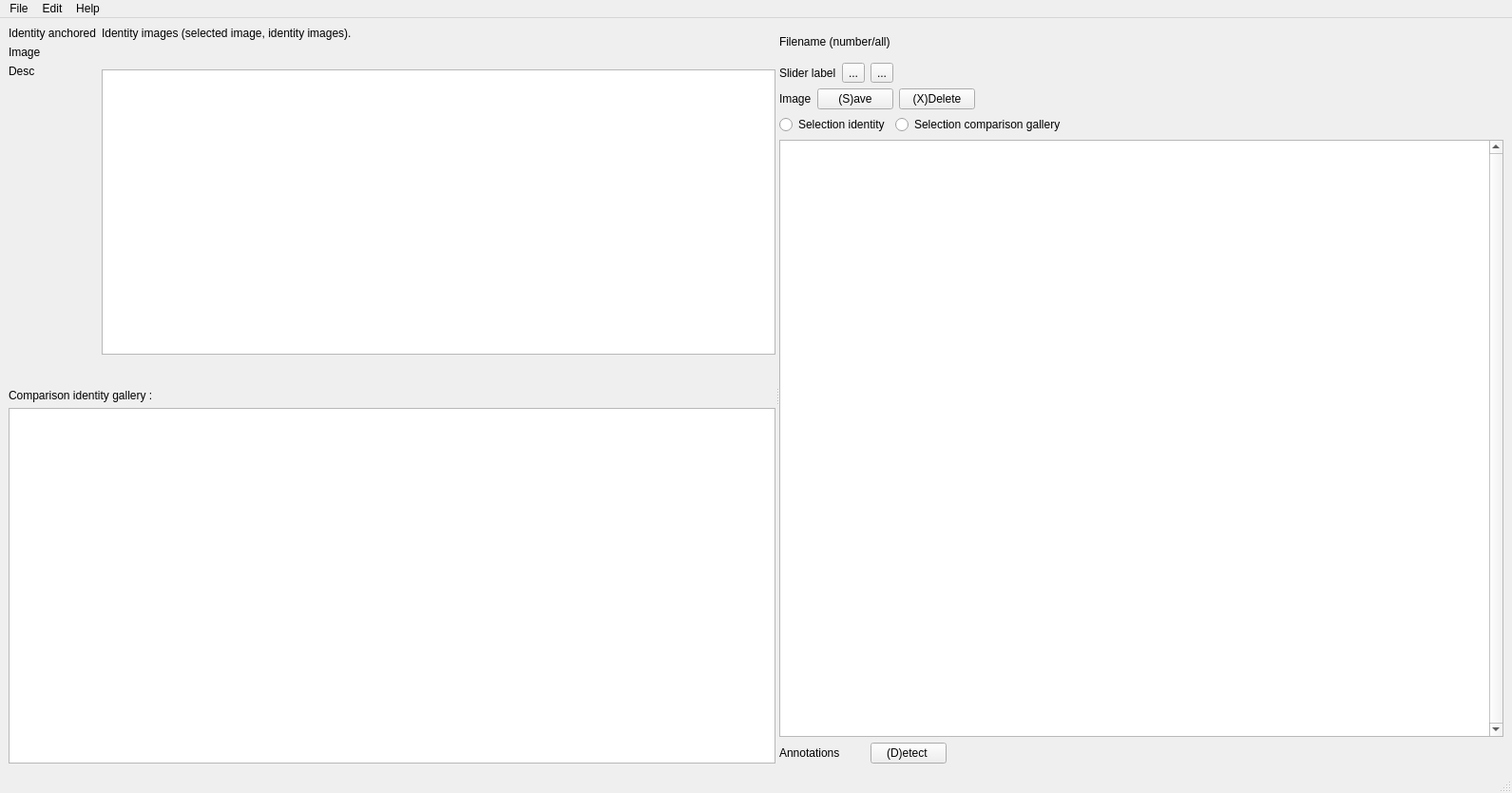
<?xml version="1.0" encoding="UTF-8"?>
<ui version="4.0">
 <class>MainWindow</class>
 <widget class="QMainWindow" name="MainWindow">
  <property name="geometry">
   <rect>
    <x>0</x>
    <y>0</y>
    <width>1591</width>
    <height>834</height>
   </rect>
  </property>
  <property name="windowTitle">
   <string>YAYA - YOLO annoter</string>
  </property>
  <widget class="QWidget" name="centralwidget">
   <property name="sizePolicy">
    <sizepolicy hsizetype="Expanding" vsizetype="Expanding">
     <horstretch>0</horstretch>
     <verstretch>0</verstretch>
    </sizepolicy>
   </property>
   <layout class="QGridLayout" name="gridLayout">
    <item row="1" column="0">
     <widget class="QSplitter" name="splitter_4">
      <property name="sizePolicy">
       <sizepolicy hsizetype="Expanding" vsizetype="Expanding">
        <horstretch>0</horstretch>
        <verstretch>0</verstretch>
       </sizepolicy>
      </property>
      <property name="orientation">
       <enum>Qt::Horizontal</enum>
      </property>
      <widget class="QWidget" name="verticalLayoutWidget">
       <layout class="QVBoxLayout" name="verticalLayoutLeft">
        <property name="sizeConstraint">
         <enum>QLayout::SetMaximumSize</enum>
        </property>
        <item>
         <layout class="QHBoxLayout" name="horizontalLayout_9">
          <property name="sizeConstraint">
           <enum>QLayout::SetMinimumSize</enum>
          </property>
          <item>
           <layout class="QVBoxLayout" name="verticalLayout">
            <item>
             <widget class="QLabel" name="label_6">
              <property name="text">
               <string>Identity anchored</string>
              </property>
             </widget>
            </item>
            <item>
             <widget class="QLabel" name="imagePreview">
              <property name="maximumSize">
               <size>
                <width>16777215</width>
                <height>250</height>
               </size>
              </property>
              <property name="text">
               <string>Image</string>
              </property>
             </widget>
            </item>
            <item>
             <widget class="QLabel" name="imageDesc">
              <property name="text">
               <string>Desc</string>
              </property>
             </widget>
            </item>
            <item>
             <spacer name="verticalSpacer_2">
              <property name="orientation">
               <enum>Qt::Vertical</enum>
              </property>
              <property name="sizeHint" stdset="0">
               <size>
                <width>20</width>
                <height>40</height>
               </size>
              </property>
             </spacer>
            </item>
           </layout>
          </item>
          <item>
           <layout class="QVBoxLayout" name="verticalLayout_2">
            <item>
             <widget class="QLabel" name="label_3">
              <property name="text">
               <string>Identity images (selected image, identity images).</string>
              </property>
             </widget>
            </item>
            <item>
             <widget class="QListWidget" name="identityGallery">
              <property name="minimumSize">
               <size>
                <width>0</width>
                <height>300</height>
               </size>
              </property>
              <property name="maximumSize">
               <size>
                <width>16777215</width>
                <height>250</height>
               </size>
              </property>
             </widget>
            </item>
            <item>
             <spacer name="verticalSpacer">
              <property name="orientation">
               <enum>Qt::Vertical</enum>
              </property>
              <property name="sizeHint" stdset="0">
               <size>
                <width>20</width>
                <height>40</height>
               </size>
              </property>
             </spacer>
            </item>
           </layout>
          </item>
         </layout>
        </item>
        <item>
         <widget class="QLabel" name="label_7">
          <property name="text">
           <string>Comparison identity gallery :</string>
          </property>
         </widget>
        </item>
        <item>
         <widget class="QListWidget" name="identityCompareGallery">
          <property name="sizePolicy">
           <sizepolicy hsizetype="Expanding" vsizetype="Expanding">
            <horstretch>0</horstretch>
            <verstretch>0</verstretch>
           </sizepolicy>
          </property>
         </widget>
        </item>
       </layout>
      </widget>
      <widget class="QWidget" name="layoutWidget">
       <layout class="QVBoxLayout" name="verticalLayoutRight">
        <property name="sizeConstraint">
         <enum>QLayout::SetMaximumSize</enum>
        </property>
        <item>
         <widget class="QLabel" name="fileLabel">
          <property name="enabled">
           <bool>true</bool>
          </property>
          <property name="sizePolicy">
           <sizepolicy hsizetype="Preferred" vsizetype="Fixed">
            <horstretch>0</horstretch>
            <verstretch>0</verstretch>
           </sizepolicy>
          </property>
          <property name="minimumSize">
           <size>
            <width>300</width>
            <height>32</height>
           </size>
          </property>
          <property name="text">
           <string>Filename (number/all)</string>
          </property>
         </widget>
        </item>
        <item>
         <layout class="QHBoxLayout" name="sliderLayout">
          <item>
           <widget class="QLabel" name="fileNumberSliderLabel">
            <property name="text">
             <string>Slider label</string>
            </property>
           </widget>
          </item>
          <item>
           <widget class="QToolButton" name="prevFileButton">
            <property name="text">
             <string>...</string>
            </property>
            <property name="icon">
             <iconset resource="icons/tango.qrc">
              <normaloff>:/icons/16x16/media-skip-backward.png</normaloff>:/icons/16x16/media-skip-backward.png</iconset>
            </property>
            <property name="shortcut">
             <string>,</string>
            </property>
           </widget>
          </item>
          <item>
           <widget class="QToolButton" name="nextFileButton">
            <property name="text">
             <string>...</string>
            </property>
            <property name="icon">
             <iconset resource="icons/tango.qrc">
              <normaloff>:/icons/16x16/media-skip-forward.png</normaloff>:/icons/16x16/media-skip-forward.png</iconset>
            </property>
            <property name="shortcut">
             <string>.</string>
            </property>
           </widget>
          </item>
          <item>
           <spacer name="horizontalSpacer_4">
            <property name="orientation">
             <enum>Qt::Horizontal</enum>
            </property>
            <property name="sizeHint" stdset="0">
             <size>
              <width>40</width>
              <height>20</height>
             </size>
            </property>
           </spacer>
          </item>
         </layout>
        </item>
        <item>
         <layout class="QHBoxLayout" name="horizontalLayout_2">
          <item>
           <widget class="QLabel" name="label_2">
            <property name="text">
             <string>Image</string>
            </property>
           </widget>
          </item>
          <item>
           <widget class="QPushButton" name="SaveFileAnnotationsButton">
            <property name="text">
             <string>(S)ave</string>
            </property>
            <property name="icon">
             <iconset resource="icons/tango.qrc">
              <normaloff>:/icons/16x16/document-save-as.png</normaloff>:/icons/16x16/document-save-as.png</iconset>
            </property>
            <property name="shortcut">
             <string>S</string>
            </property>
           </widget>
          </item>
          <item>
           <widget class="QPushButton" name="DeleteImageAnnotationsButton">
            <property name="text">
             <string>(X)Delete</string>
            </property>
            <property name="icon">
             <iconset resource="icons/tango.qrc">
              <normaloff>:/icons/16x16/process-stop.png</normaloff>:/icons/16x16/process-stop.png</iconset>
            </property>
            <property name="shortcut">
             <string>X</string>
            </property>
           </widget>
          </item>
          <item>
           <spacer name="horizontalSpacer">
            <property name="orientation">
             <enum>Qt::Horizontal</enum>
            </property>
            <property name="sizeHint" stdset="0">
             <size>
              <width>40</width>
              <height>20</height>
             </size>
            </property>
           </spacer>
          </item>
         </layout>
        </item>
        <item>
         <layout class="QHBoxLayout" name="Selectionmode">
          <item>
           <widget class="QRadioButton" name="selectionIdentity">
            <property name="text">
             <string>Selection identity</string>
            </property>
           </widget>
          </item>
          <item>
           <widget class="QRadioButton" name="selectionIdentityCompared">
            <property name="text">
             <string>Selection comparison gallery</string>
            </property>
           </widget>
          </item>
          <item>
           <spacer name="horizontalSpacer_3">
            <property name="orientation">
             <enum>Qt::Horizontal</enum>
            </property>
            <property name="sizeHint" stdset="0">
             <size>
              <width>40</width>
              <height>20</height>
             </size>
            </property>
           </spacer>
          </item>
         </layout>
        </item>
        <item>
         <widget class="QTableWidget" name="fileSelectorTableWidget">
          <property name="sizePolicy">
           <sizepolicy hsizetype="Expanding" vsizetype="Expanding">
            <horstretch>0</horstretch>
            <verstretch>0</verstretch>
           </sizepolicy>
          </property>
          <property name="minimumSize">
           <size>
            <width>0</width>
            <height>300</height>
           </size>
          </property>
          <property name="verticalScrollBarPolicy">
           <enum>Qt::ScrollBarAlwaysOn</enum>
          </property>
          <property name="sizeAdjustPolicy">
           <enum>QAbstractScrollArea::AdjustToContentsOnFirstShow</enum>
          </property>
          <property name="selectionMode">
           <enum>QAbstractItemView::SingleSelection</enum>
          </property>
          <property name="selectionBehavior">
           <enum>QAbstractItemView::SelectRows</enum>
          </property>
          <property name="sortingEnabled">
           <bool>true</bool>
          </property>
         </widget>
        </item>
        <item>
         <layout class="QHBoxLayout" name="horizontalLayout_3">
          <item>
           <widget class="QLabel" name="label">
            <property name="minimumSize">
             <size>
              <width>90</width>
              <height>0</height>
             </size>
            </property>
            <property name="text">
             <string>Annotations</string>
            </property>
           </widget>
          </item>
          <item>
           <widget class="QPushButton" name="detectAnnotationsButton">
            <property name="text">
             <string>(D)etect </string>
            </property>
            <property name="icon">
             <iconset resource="icons/tango.qrc">
              <normaloff>:/icons/16x16/camera-photo.png</normaloff>:/icons/16x16/camera-photo.png</iconset>
            </property>
            <property name="shortcut">
             <string>D</string>
            </property>
           </widget>
          </item>
          <item>
           <spacer name="horizontalSpacer_2">
            <property name="orientation">
             <enum>Qt::Horizontal</enum>
            </property>
            <property name="sizeHint" stdset="0">
             <size>
              <width>40</width>
              <height>20</height>
             </size>
            </property>
           </spacer>
          </item>
         </layout>
        </item>
       </layout>
      </widget>
     </widget>
    </item>
   </layout>
  </widget>
  <widget class="QMenuBar" name="menubar">
   <property name="geometry">
    <rect>
     <x>0</x>
     <y>0</y>
     <width>1591</width>
     <height>22</height>
    </rect>
   </property>
   <widget class="QMenu" name="menuMenu">
    <property name="title">
     <string>File</string>
    </property>
    <addaction name="actionOtworzLokacje"/>
    <addaction name="actionZapisz"/>
    <addaction name="actionZamknijProgram"/>
   </widget>
   <widget class="QMenu" name="menuPomoc">
    <property name="title">
     <string>Help</string>
    </property>
   </widget>
   <widget class="QMenu" name="menuEdit">
    <property name="title">
     <string>Edit</string>
    </property>
    <addaction name="actionSave_screenshoot"/>
    <addaction name="actionSave_copy"/>
   </widget>
   <addaction name="menuMenu"/>
   <addaction name="menuEdit"/>
   <addaction name="menuPomoc"/>
  </widget>
  <widget class="QStatusBar" name="statusbar"/>
  <action name="actionOtw_rz">
   <property name="text">
    <string>Otwórz</string>
   </property>
  </action>
  <action name="actionZamknij">
   <property name="text">
    <string>Zamknij</string>
   </property>
  </action>
  <action name="actionO_programie">
   <property name="text">
    <string>O programie</string>
   </property>
  </action>
  <action name="actionOtworzLokacje">
   <property name="text">
    <string>Open directory</string>
   </property>
   <property name="shortcut">
    <string>Ctrl+O</string>
   </property>
  </action>
  <action name="actionZamknijProgram">
   <property name="text">
    <string>Exit</string>
   </property>
   <property name="shortcut">
    <string>Ctrl+X</string>
   </property>
  </action>
  <action name="actionZapisz">
   <property name="text">
    <string>Save</string>
   </property>
   <property name="shortcut">
    <string comment="S">Ctrl+S</string>
   </property>
  </action>
  <action name="actionNextLocation">
   <property name="text">
    <string>Następna lokacja</string>
   </property>
   <property name="shortcut">
    <string>Ctrl+N</string>
   </property>
  </action>
  <action name="actionPrevLocation">
   <property name="text">
    <string>Poprzednia lokacja</string>
   </property>
   <property name="shortcut">
    <string>Ctrl+B</string>
   </property>
  </action>
  <action name="actionMountRO">
   <property name="text">
    <string>Przemontuj lokacje</string>
   </property>
  </action>
  <action name="actionNextConfiguration">
   <property name="text">
    <string>Następna konfiguracja</string>
   </property>
   <property name="shortcut">
    <string>Ctrl+.</string>
   </property>
  </action>
  <action name="actionPrevConfiguration">
   <property name="text">
    <string>Poprzednia konfiguracja</string>
   </property>
   <property name="shortcut">
    <string>Ctrl+,</string>
   </property>
  </action>
  <action name="actionSave_screenshoot">
   <property name="text">
    <string>Save screenshoot</string>
   </property>
   <property name="shortcut">
    <string>Shift+S</string>
   </property>
  </action>
  <action name="actionSave_copy">
   <property name="text">
    <string>Save copy</string>
   </property>
   <property name="shortcut">
    <string>Shift+C</string>
   </property>
  </action>
 </widget>
 <resources>
  <include location="icons/tango.qrc"/>
 </resources>
 <connections/>
</ui>
